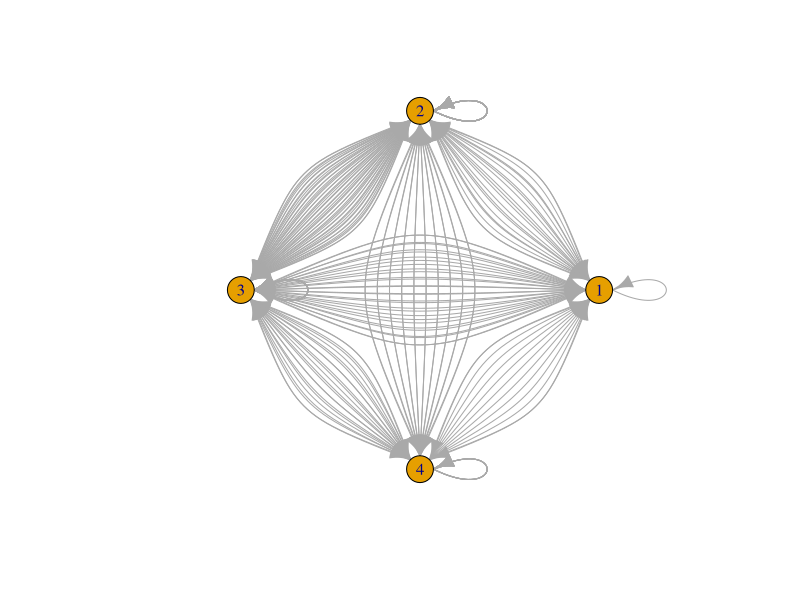
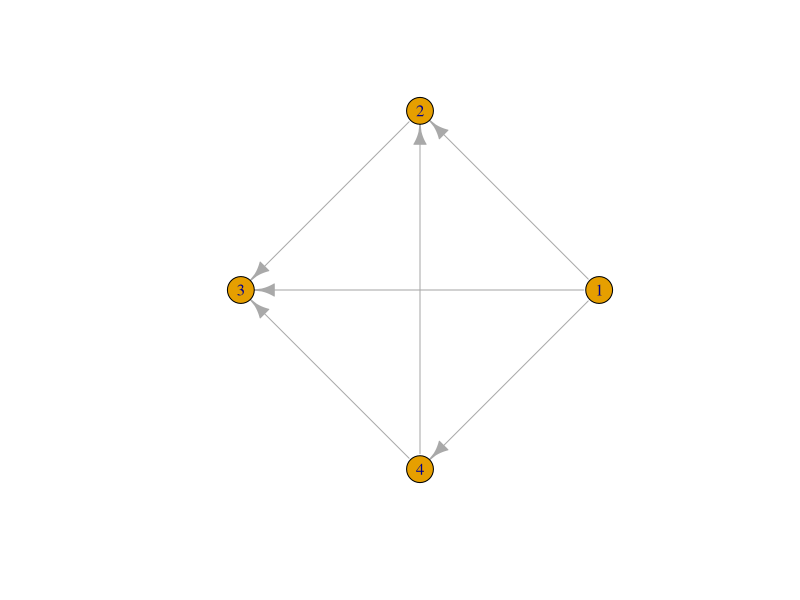

Write R code to recreate these figures, in order. (Note: a time limit stopped this script after it produced the figures.)
### CALCULATE TRANSITIVITY EXERCISE
library(igraph)
library(dplyr)
library(ggplot2)
# set.seed(15)

#' Create a dataset of interactions (2 columns) where the first column is actor and second recipient. 
#' This should be 200 rows. 
df <- as.data.frame(matrix(round(runif(n = 400, min = 1, max = 4), 0), nrow = 200))
colnames(df) = c("actor", "recipient")

#' Then, create a directed network graph and plot it. The direction of the edge is from the actor to the recipient. 
g <- graph_from_edgelist(as.matrix(df), directed = TRUE)
l = layout_in_circle(g)
plot(g, layout = l)


#' Next, only keep the last edge between any pair of individuals. 

last_df <- data.frame() # makes a new dataframe

for (i in 1:nrow(df)) {
  # runs if the last row - i + 1 is not already in the new dataframe
  # last row - i + 1 because i starts at 1
  x <- df[nrow(df) - i + 1, "actor"]
  y <- df[nrow(df) - i + 1, "recipient"]
  reverse <- as.data.frame(matrix(c(y,x), nrow = 1, ncol = 2, byrow = TRUE))
  if (!(any(apply(last_df, 1, function(row) all(row == df[nrow(df) - i + 1, ]))))) {
    # runs if the actor != recipient in the row
    # if (df[nrow(df) - i + 1, "actor"] != df[nrow(df) - i + 1, "recipient"]){
    if (x != y) {
      # if the two numbers aren't already in the df
      if (!(any(apply(last_df, 1, function(row) all(row == reverse))))) {
        last_df <- rbind(last_df, df[nrow(df) - i + 1, ])
      }
    }
  }
}
last_df <- last_df[nrow(last_df):1, ] # reverses the order of the dataframes

new_g <- graph_from_edgelist(as.matrix(last_df), directed = TRUE)

#' Then, calculate a triad census. Then determine what proportion of triads are transitive.
census <- triad_census(new_g)
transitive <- census[9]
census_total <- sum(census)
triad_proportion <- transitive/census_total





#' Create a dataset of interactions (200)

df2 <- as.data.frame(matrix(round(runif(n = 400, min = 1, max = 4), 0), nrow = 200))
colnames(df2) = c("actor", "recipient")

#' Only keep the last interaction between any 2 individuals (e.g. if BA was last interaction, only keep that, no other BA or AB)
last_df2 <- data.frame() # makes a new dataframe

for (i in 1:nrow(df2)) {
  # runs if the last row - i + 1 is not already in the new dataframe
  # last row - i + 1 because i starts at 1
  x2 <- df2[nrow(df2) - i + 1, "actor"]
  y2 <- df2[nrow(df2) - i + 1, "recipient"]
  reverse2 <- as.data.frame(matrix(c(y2,x2), nrow = 1, ncol = 2, byrow = TRUE))
  if (!(any(apply(last_df2, 1, function(row) all(row == df2[nrow(df2) - i + 1, ]))))) {
    # runs if the actor != recipient in the row
    # if (df[nrow(df) - i + 1, "actor"] != df[nrow(df) - i + 1, "recipient"]){
    if (x2 != y2) {
      # if the two numbers aren't already in the df
      if (!(any(apply(last_df2, 1, function(row) all(row == reverse2))))) {
        last_df2 <- rbind(last_df2, df2[nrow(df2) - i + 1, ])
      }
    }
  }
}
last_df2 <- last_df2[nrow(last_df2):1, ] # reverses the order of the dataframes


#'Create a directed network graph from the dataset.
#'Plot the graph.
new_g2 <- graph_from_edgelist(as.matrix(last_df2), directed = TRUE)
plot(new_g2, layout = l)

#'Calculate the triad census.
census2 <- triad_census(new_g2)
transitive2 <- census2[9]
census_total2 <- sum(census2)


#'Determine the proportion of transitive triads.
triad_proportion2 <- transitive2/census_total2


#' EXTENSIONS:
 
#' 1. Repeat this 1000 times.  Store the results. What is the average proportion of transitive triads?

interactions <- vector()

# this might take awhile to run
for (i in 1:1000) {
  df3 <- as.data.frame(matrix(round(runif(n = 400, min = 1, max = 4), 0), nrow = 200))
  colnames(df3) = c("actor", "recipient")
  #' Only keep the last interaction between any 2 individuals (e.g. if BA was last interaction, only keep that, no other BA or AB)
  last_df3 <- data.frame() # makes a new dataframe
  for (j in 1:nrow(df3)) {
    # runs if the last row - j + 1 is not already in the new dataframe
    # last row - j + 1 because j starts at 1
    x3 <- df3[nrow(df3) - j + 1, "actor"]
    y3 <- df3[nrow(df3) - j + 1, "recipient"]
    reverse3 <- as.data.frame(matrix(c(y3,x3), nrow = 1, ncol = 2, byrow = TRUE))
    if (!(any(apply(last_df3, 1, function(row) all(row == df3[nrow(df3) - j + 1, ]))))) {
      # runs if the actor != recipient in the row
      if (x3 != y3) {
        # if the two numbers aren't already in the df
        if (!(any(apply(last_df3, 1, function(row) all(row == reverse3))))) {
          last_df3 <- rbind(last_df3, df3[nrow(df3) - j + 1, ])
        }
      }
    }
  }
  last_df3 <- last_df3[nrow(last_df3):1, ] # reverses the order of the dataframes
  new_g3 <- graph_from_edgelist(as.matrix(last_df3), directed = TRUE)
  census3 <- triad_census(new_g3)
  transitive3 <- census3[9]
  census_total3 <- sum(census3)
  triad_proportion3 <- transitive3/census_total3
  interactions <- append(interactions, triad_proportion3)
}

avg_proportion <- mean(interactions) # average proportion of transitive triads




#' 2. For one network, calculate the rolling proportion of transitive triads after every interaction. Plot the results.

rolling_g = list() #empty list to store the new dataframes

# iterate through each row and create new df with each new one added
for (j in 1:(nrow(last_df))) {
  rolling_g[[j]] = last_df[1:j, ]
}

rolling_plots = list()
for (k in 1:(length(rolling_g))) {
  rolling_plots[[k]] = graph_from_edgelist(as.matrix(last_df[1:k, ]), directed = TRUE)
}

rolling_census = list()
for (m in 1:(length(rolling_g))) {
  rolling_census[[m]] = triad_census(rolling_plots[[m]])[9]/sum(triad_census(rolling_plots[[m]]))
}

new <- data.frame(
  timeline = c(1:length(rolling_census)),
  census = unlist(rolling_census))

ggplot(new, aes(timeline, census)) + geom_line() + xlab("Interaction") +
  ylab("Triad Census") + ggtitle("Rolling Triad")
